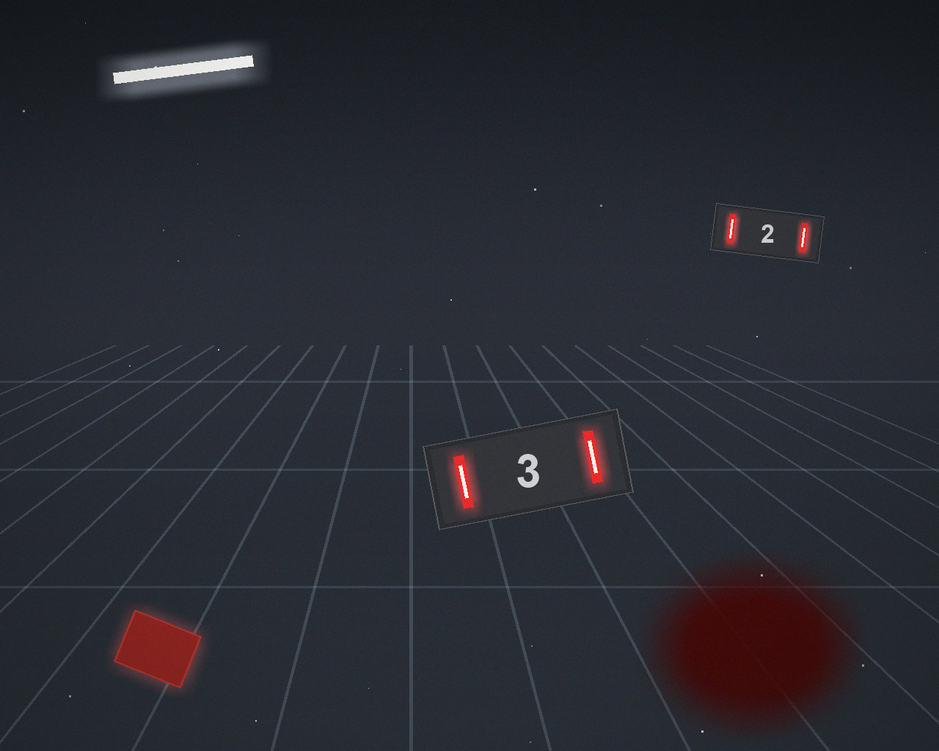
//> input picture code/demo_board.png, 939 x 751 px, shrunk from 1280 x 1024 before the run
$ ./light_bar_detect ../demo_board.png ../results   (built with g++ and OpenCV 4)
//> lines starting //> are read from the running program, lines starting //| are printed output that depends on the picture; after the words box and inside, x2 and y2 are one past the last pixel; in counts of white or black regions, pixels touching at a corner belong together
// 灯条（装甲板两侧 LED）检测练习 —— C++17 + OpenCV 版
//
// 流程（对应讲义第 2 章）：
//   读图 -> 转灰度 -> 颜色差阈值分割 -> 形态学闭运算 -> 连通域/外轮廓
//        -> minAreaRect 几何筛选 -> 灯条两两配对 -> 画图并保存
//
// 编译（Ubuntu 22.04 + OpenCV 4.x）：
//   mkdir -p build && cd build && cmake .. && make -j
//   ./light_bar_detect ../demo_board.png ../results
//
// 说明：讲义主例的二值掩膜并不是单纯"灰度 > 某值"，而是
//   红色分数 = max(R - B, 0) > 阈值 且 R > 下限
// 因为白色灯管在灰度图上也很亮（讲义 2.3.1 的结论），只按亮度筛不出灯条。
// 所以这里灰度图只用于观察（01_gray.png），真正生成掩膜的是颜色差分数。

#include <opencv2/opencv.hpp>

#include <algorithm>
#include <cmath>
#include <iomanip>
#include <iostream>
#include <sstream>
#include <string>
#include <vector>

namespace {

// ---------------------------------------------------------------- 可调参数
// 与 code/light_bar_detect.py 中的常量保持一致，方便两边对照。
constexpr int    kColorDiffThresh = 90;    // 红色分数阈值
constexpr int    kTargetChanMin   = 100;   // 目标通道（R）下限
constexpr int    kMorphKernelSize = 3;     // 3x3 方形结构元素
constexpr bool   kUseClose        = true;  // 基线用闭运算
constexpr bool   kUseOpen         = false; // 开运算会切断细窄灯条，默认关闭

constexpr double kMinContourArea  = 20.0;  // 轮廓面积下限（平方像素）
constexpr double kMinBarLength    = 6.0;   // 灯条长度下限（像素）
constexpr double kMinAspect       = 2.0;   // 长宽比下限
constexpr double kMaxTiltDeg      = 35.0;  // 偏离竖直方向的角度上限

constexpr double kMaxLenRatio     = 1.5;   // 两灯条长度比
constexpr double kMaxHeightRatio  = 0.35;  // 高度差比
constexpr double kMinGapRatio     = 0.8;   // 间距比下限
constexpr double kMaxGapRatio     = 3.2;   // 间距比上限
constexpr double kMaxAngleDiffDeg = 15.0;  // 两长轴夹角上限
constexpr double kMinQuadArea     = 1.0;   // 四点围成四边形面积下限

// ---------------------------------------------------------------- 数据结构
struct LightBar {
    cv::Point2f center;
    cv::Point2f axis;        // 长轴单位向量，统一朝图像下方（y 增大）
    double      length = 0.0; // 长边
    double      width  = 0.0; // 短边
    double      tiltDeg = 0.0; // 长轴偏离竖直方向的角度
    double      contourArea = 0.0;
    cv::Point2f top, bottom;  // 长轴端点（不是两条长边的中点！）
};

struct BarPair {
    int                   left = 0;
    int                   right = 0;
    std::vector<cv::Point2f> points;  // 0 左上 1 右上 2 右下 3 左下
    double                heightRatio = 0.0;
    double                gapRatio = 0.0;
    double                angleDiff = 0.0;
};

// ---------------------------------------------------------------- 工具函数
double length2(const cv::Point2f& v) { return std::sqrt(v.x * v.x + v.y * v.y); }

// 把一条外轮廓变成灯条几何；顺便把轮廓面积填进去。
bool buildBar(const std::vector<cv::Point>& contour, LightBar& bar) {
    if (contour.size() < 3) return false;

    bar.contourArea = std::fabs(cv::contourArea(contour));
    const cv::RotatedRect rr = cv::minAreaRect(contour);

    cv::Point2f pts[4];
    rr.points(pts);

    // 四条边里挑最长的一条，方向即长轴。
    // 这样处理可以绕开 minAreaRect 的 angle 在不同 OpenCV 版本里的语义差异。
    double      bestEdge = 0.0;
    cv::Point2f bestVec(0.0f, 0.0f);
    for (int i = 0; i < 4; ++i) {
        const cv::Point2f d = pts[(i + 1) % 4] - pts[i];
        const double      l = length2(d);
        if (l > bestEdge) {
            bestEdge = l;
            bestVec  = d;
        }
    }
    if (bestEdge < 1e-6) return false;

    cv::Point2f axis(bestVec.x / static_cast<float>(bestEdge),
                     bestVec.y / static_cast<float>(bestEdge));
    if (axis.y < 0.0f) axis = -axis;  // 统一朝下

    bar.axis    = axis;
    bar.length  = std::max(static_cast<double>(rr.size.width), static_cast<double>(rr.size.height));
    bar.width   = std::min(static_cast<double>(rr.size.width), static_cast<double>(rr.size.height));
    bar.center  = rr.center;
    bar.tiltDeg = std::atan2(std::fabs(axis.x), std::fabs(axis.y)) * 180.0 / CV_PI;

    const float half = static_cast<float>(bar.length * 0.5);
    bar.top    = bar.center - axis * half;
    bar.bottom = bar.center + axis * half;
    return true;
}

// 灯条几何筛选，返回拒绝原因（空串表示通过）
std::string checkBar(const LightBar& bar) {
    if (bar.contourArea < kMinContourArea) {
        return "轮廓面积过小";
    }
    if (bar.length < kMinBarLength) {
        return "长度过短";
    }
    if (bar.width <= 1e-6 || bar.length / bar.width < kMinAspect) {
        return "长宽比不足";
    }
    if (bar.tiltDeg > kMaxTiltDeg) {
        return "倾角过大";
    }
    return "";
}

// 两两配对
std::vector<BarPair> pairBars(const std::vector<LightBar>& bars) {
    std::vector<BarPair> pairs;
    for (std::size_t i = 0; i < bars.size(); ++i) {
        for (std::size_t j = i + 1; j < bars.size(); ++j) {
            const LightBar& a = bars[i];
            const LightBar& b = bars[j];
            if (std::min(a.length, b.length) <= 1e-6) continue;

            // 长度接近
            if (std::max(a.length, b.length) / std::min(a.length, b.length) > kMaxLenRatio) continue;

            const double avgLen = (a.length + b.length) * 0.5;
            const cv::Point2f delta = b.center - a.center;
            cv::Point2f meanAxis = a.axis + b.axis;
            const double meanLen = length2(meanAxis);
            if (meanLen < 1e-6) continue;
            meanAxis *= static_cast<float>(1.0 / meanLen);

            // 高度差：讲义写的是 |Δy| / 平均长度，那是灯条竖直时的情形；
            // 灯条整体倾斜时改用"沿长轴方向"的分量，竖直时两者等价。
            const double axial = std::fabs(static_cast<double>(delta.x * meanAxis.x + delta.y * meanAxis.y));
            if (axial / avgLen > kMaxHeightRatio) continue;

            // 间距合适（用平均长度归一化，一定范围内对远近不敏感）
            const double gap = length2(delta);
            if (gap / avgLen < kMinGapRatio || gap / avgLen > kMaxGapRatio) continue;

            // 方向接近
            double dot = static_cast<double>(a.axis.x * b.axis.x + a.axis.y * b.axis.y);
            dot = std::max(-1.0, std::min(1.0, dot));
            const double angleDiff = std::acos(dot) * 180.0 / CV_PI;
            if (angleDiff > kMaxAngleDiffDeg) continue;

            BarPair p;
            p.left  = static_cast<int>(a.center.x < b.center.x ? i : j);
            p.right = static_cast<int>(a.center.x < b.center.x ? j : i);
            const LightBar& l = bars[p.left];
            const LightBar& r = bars[p.right];
            p.points = {l.top, r.top, r.bottom, l.bottom};

            // 四点应围成不退化的凸四边形
            if (std::fabs(cv::contourArea(p.points)) < kMinQuadArea) continue;

            p.heightRatio = axial / avgLen;
            p.gapRatio    = gap / avgLen;
            p.angleDiff   = angleDiff;
            pairs.push_back(p);
        }
    }
    return pairs;
}

void drawRotatedBox(cv::Mat& img, const LightBar& bar, const cv::Scalar& color) {
    const cv::Point2f perp(-bar.axis.y, bar.axis.x);
    const float hl = static_cast<float>(bar.length * 0.5);
    const float hw = static_cast<float>(bar.width * 0.5);
    cv::Point2f c[4] = {
        bar.center + bar.axis * hl + perp * hw,
        bar.center + bar.axis * hl - perp * hw,
        bar.center - bar.axis * hl - perp * hw,
        bar.center - bar.axis * hl + perp * hw,
    };
    for (int i = 0; i < 4; ++i) {
        cv::line(img, c[i], c[(i + 1) % 4], color, 2, cv::LINE_AA);
    }
}

std::string fmt(double v, int prec = 2) {
    std::ostringstream os;
    os << std::fixed << std::setprecision(prec) << v;
    return os.str();
}

}  // namespace

int main(int argc, char** argv) {
    const std::string inPath  = (argc > 1) ? argv[1] : "demo_board.png";
    const std::string outDir  = (argc > 2) ? argv[2] : "../results";

    cv::Mat src = cv::imread(inPath, cv::IMREAD_COLOR);
//> src is the input picture: 751 rows x 939 cols, CV_8UC3; mean B, G, R 49.6, 42.5, 40.7
    if (src.empty()) {
        std::cerr << "读不到图片: " << inPath << std::endl;
        return 1;
    }
    cv::Mat gray;
    cv::cvtColor(src, gray, cv::COLOR_BGR2GRAY);

    // ---- 颜色差分数：注意 OpenCV 读进来是 BGR，R 在通道 2
    std::vector<cv::Mat> ch;
    cv::split(src, ch);
    cv::Mat diff;
    cv::subtract(ch[2], ch[0], diff);  // R - B，8 位无符号会饱和到 0

    cv::Mat mDiff, mChan, mask;
    cv::threshold(diff, mDiff, kColorDiffThresh, 255, cv::THRESH_BINARY);
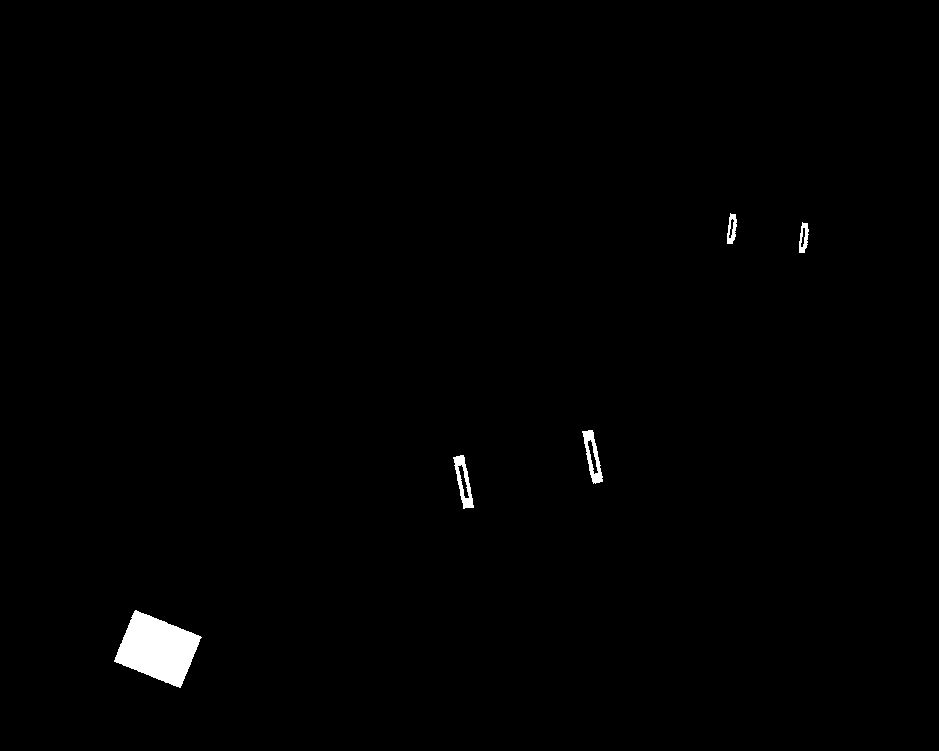
//> mDiff: 751 rows x 939 cols, CV_8UC1; 0.76% white; 5 white regions, box (x1, y1, x2, y2) and area: (114, 610, 202, 688) 4033, (582, 430, 603, 484) 476, (453, 455, 474, 509) 472, (727, 213, 737, 244) 190, (799, 222, 809, 253) 186
    cv::threshold(ch[2], mChan, kTargetChanMin, 255, cv::THRESH_BINARY);
//> mChan: 751 rows x 939 cols, CV_8UC1; 1.4% white; 71 white regions (63 under 20 px), largest, box (x1, y1, x2, y2) and area: (114, 610, 202, 688) 4152, (113, 55, 254, 84) 1736, (579, 429, 608, 486) 1119
    cv::bitwise_and(mDiff, mChan, mask);

    // ---- 形态学：闭运算补缺口，开运算去小碎块（可选）
    const cv::Mat kernel = cv::getStructuringElement(
        cv::MORPH_RECT, cv::Size(kMorphKernelSize, kMorphKernelSize));
    cv::Mat morph = mask.clone();
    if (kUseClose) cv::morphologyEx(morph, morph, cv::MORPH_CLOSE, kernel);
//> morph: 751 rows x 939 cols, CV_8UC1; 0.77% white; 5 white regions
    if (kUseOpen)  cv::morphologyEx(morph, morph, cv::MORPH_OPEN, kernel);

    // ---- 外轮廓 + 几何筛选
    std::vector<std::vector<cv::Point>> contours;
    cv::findContours(morph, contours, cv::RETR_EXTERNAL, cv::CHAIN_APPROX_SIMPLE);
//> contours = 5 contours; box (x1, y1, x2, y2) and area: (114, 610, 202, 688) 3916, (582, 430, 603, 484) 537, (453, 455, 474, 509) 532, (727, 213, 737, 244) 196, (799, 222, 809, 253) 194

    std::vector<LightBar> bars;
    int rejected = 0;
    for (const auto& c : contours) {
        LightBar bar;
        if (!buildBar(c, bar)) {
            ++rejected;
            continue;
        }
        const std::string why = checkBar(bar);
        if (why.empty()) {
            bars.push_back(bar);
        } else {
            ++rejected;
            std::cout << "  [拒绝] " << why << "  中心=(" << fmt(bar.center.x, 1) << ", "
                      << fmt(bar.center.y, 1) << ") 长=" << fmt(bar.length, 1)
                      << " 宽=" << fmt(bar.width, 1) << std::endl;
        }
    }
//> this loop made 5 passes
//> (bar.contourArea in buildBar, rr in buildBar, bar.length in buildBar, half in buildBar, bar.top in buildBar, bar.bottom in buildBar, why, rejected) on pass 1: (3916.5, centre (157.2, 648.6), size (56.2, 72.4), angle -67.8, 72.37, 36.19, Point(123.7, 634.9), Point(190.7, 662.2), "长宽比不足", 1)
//> (printed output is left out)
//> after the loop, rejected = 1

    std::vector<BarPair> pairs = pairBars(bars);
//> the loop in pairBars, `for (std::size_t i = 0; i < bars.size(); ++i)` made 4 passes
//> after the loop in pairBars, `for (std::size_t i = 0; i < bars.size(); ++i)`: pairs = 2 items
//> pairs = 2 items

    // ---- 输出统计
    std::cout << "图像: " << inPath << "  (" << src.cols << " x " << src.rows << ")\n";
//| 图像: ../demo_board.png  (939 x 751)
    std::cout << "外轮廓: " << contours.size() << "  通过几何筛选的灯条: " << bars.size()
              << "  被拒绝: " << rejected << "\n";
//| 外轮廓: 5  通过几何筛选的灯条: 4  被拒绝: 1
    for (std::size_t i = 0; i < bars.size(); ++i) {
        const LightBar& b = bars[i];
        std::cout << "  灯条 #" << (i + 1) << ": 中心=(" << fmt(b.center.x, 1) << ", "
                  << fmt(b.center.y, 1) << ") 长度=" << fmt(b.length, 1)
                  << " 宽度=" << fmt(b.width, 1)
                  << " 长宽比=" << fmt(b.length / std::max(b.width, 1e-6), 2)
                  << " 倾角=" << fmt(b.tiltDeg, 1) << "°" << std::endl;
    }
//> this loop made 4 passes
//> (b.length, b.tiltDeg) on passes 1 to 3: (53.54, 11.31), (53.51, 10.62), (30.15, 5.71)
//> (printed output is left out)
    std::cout << "配对候选: " << pairs.size() << "\n";
//| 配对候选: 2
    for (std::size_t i = 0; i < pairs.size(); ++i) {
        const BarPair& p = pairs[i];
        std::cout << "  候选 #" << (i + 1) << ": 高度差比=" << fmt(p.heightRatio)
                  << " 间距比=" << fmt(p.gapRatio) << " 夹角=" << fmt(p.angleDiff, 1) << "°\n";
        std::cout << "         四点: ";
        for (const auto& pt : p.points) {
            std::cout << "(" << fmt(pt.x, 1) << ", " << fmt(pt.y, 1) << ") ";
        }
        std::cout << std::endl;
    }
//> this loop made 2 passes
//> (p.heightRatio, p.gapRatio, p.angleDiff) on pass 2: (0.0594, 2.4, 0.028)
//> (printed output is left out)

    // ---- 画图：灯条（绿）+ 配对四边形与四点编号（橙/红）
    cv::Mat vis = src.clone();
    for (const auto& b : bars) {
        drawRotatedBox(vis, b, cv::Scalar(0, 255, 90));
    }
//> this loop made 4 passes
//> (perp in drawRotatedBox, hl in drawRotatedBox, hw in drawRotatedBox) on passes 1 to 4: (Point(-0.981, 0.196), 26.77, 5.79), (Point(-0.983, 0.184), 26.75, 5.87), (Point(-0.995, -0.0995), 15.07, 4.13), (Point(-0.995, -0.0995), 15.07, 4.13)
//> pass 1, `drawRotatedBox(vis, b, cv::Scalar(0, 255, 90));`:
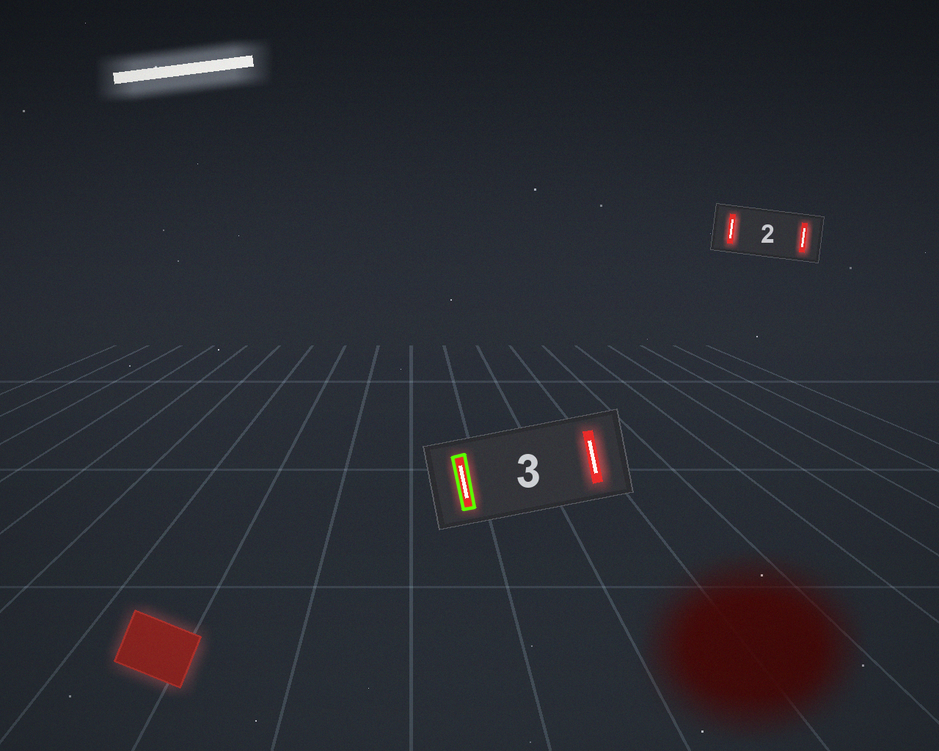
//> vis: 751 rows x 939 cols, CV_8UC3; 0.09% of pixels changed, all inside (x1, y1, x2, y2) = (450, 452, 477, 512)
//> after the loop:
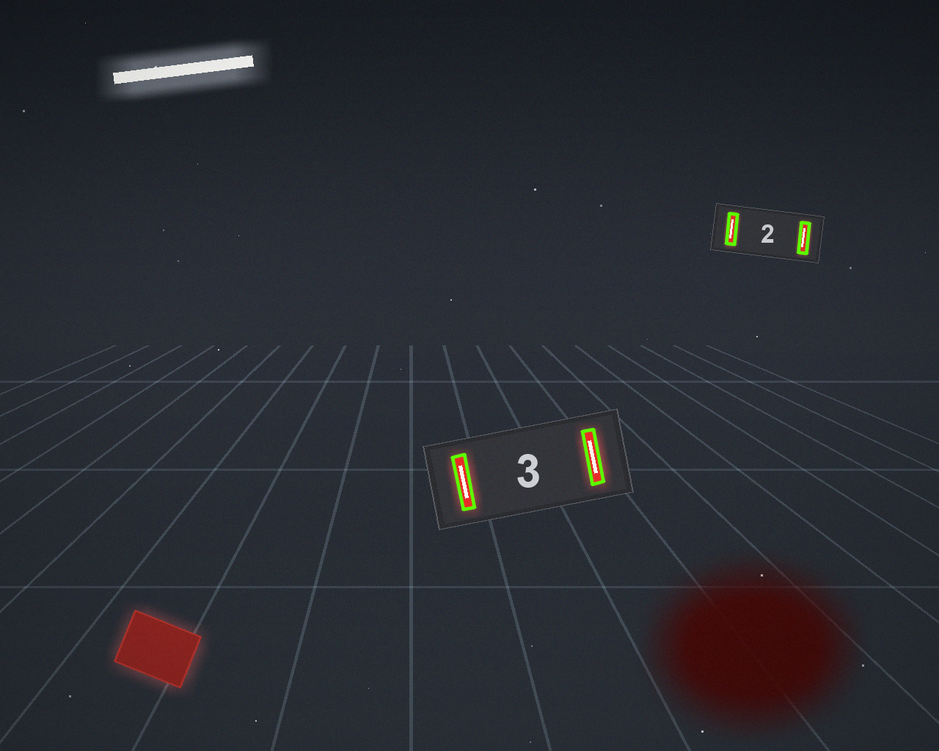
//> vis: 751 rows x 939 cols, CV_8UC3; mean B, G, R 49.5, 42.8, 40.6
    for (const auto& p : pairs) {
        for (std::size_t k = 0; k < p.points.size(); ++k) {
            cv::line(vis, p.points[k], p.points[(k + 1) % p.points.size()],
                     cv::Scalar(0, 200, 255), 3, cv::LINE_AA);
        }
        for (std::size_t k = 0; k < p.points.size(); ++k) {
            cv::circle(vis, cv::Point(cvRound(p.points[k].x), cvRound(p.points[k].y)), 4,
                       cv::Scalar(40, 40, 255), -1, cv::LINE_AA);
            cv::putText(vis, std::to_string(k),
                        cv::Point(cvRound(p.points[k].x) + 6, cvRound(p.points[k].y) - 6),
                        cv::FONT_HERSHEY_SIMPLEX, 0.5, cv::Scalar(140, 240, 255), 1, cv::LINE_AA);
        }
    }
//> this loop made 2 passes
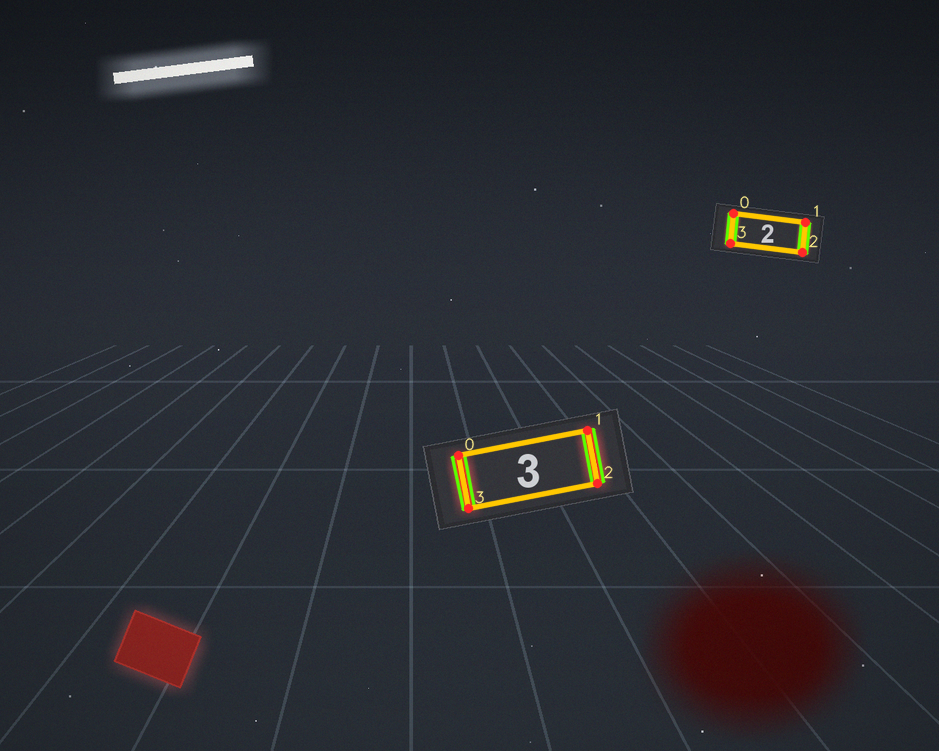
//> vis: 751 rows x 939 cols, CV_8UC3; 0.67% of pixels changed, all inside (x1, y1, x2, y2) = (453, 195, 819, 514)

    // ---- 保存
    cv::imwrite(outDir + "/01_gray.png", gray);
    cv::imwrite(outDir + "/02_binary.png", mask);
    cv::imwrite(outDir + "/03_morph.png", morph);
    cv::imwrite(outDir + "/05_detected.png", vis);

    // 04：在掩膜上画出保留下来的外轮廓
    cv::Mat contourVis;
    cv::cvtColor(morph, contourVis, cv::COLOR_GRAY2BGR);
//> contourVis: 751 rows x 939 cols, CV_8UC3; 0.77% white; 5 white regions, box (x1, y1, x2, y2) and area: (114, 610, 202, 688) 4034, (582, 430, 603, 484) 486, (453, 455, 474, 509) 481, (727, 213, 737, 244) 232, (799, 222, 809, 253) 229
    cv::drawContours(contourVis, contours, -1, cv::Scalar(0, 220, 90), 1, cv::LINE_AA);
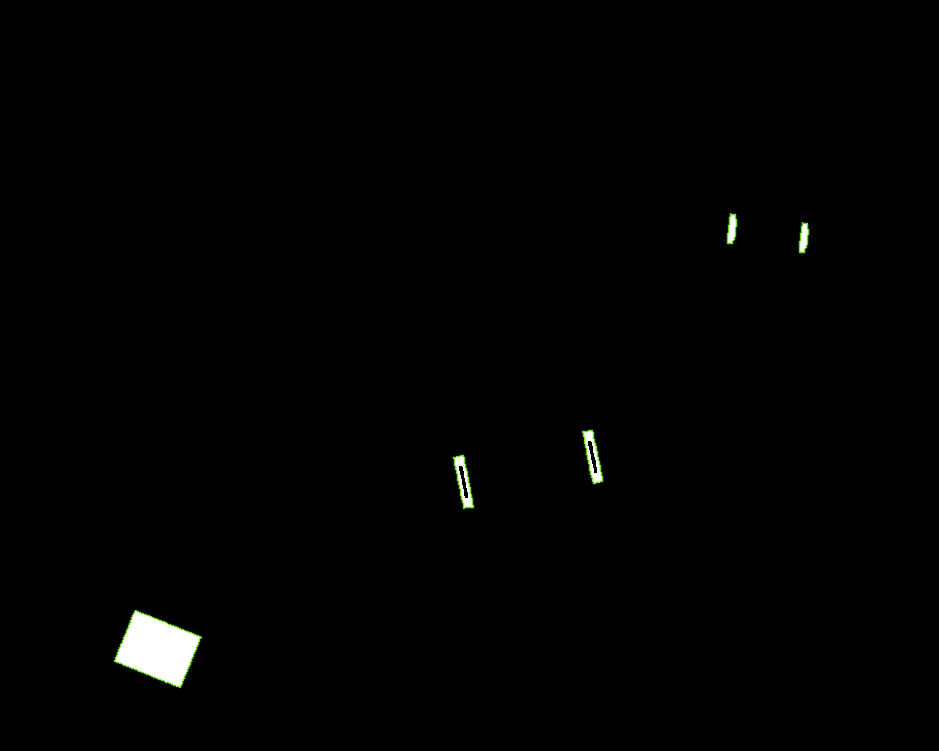
//> contourVis: 751 rows x 939 cols, CV_8UC3; mean B, G, R 1.7, 2, 1.8
    for (const auto& b : bars) {
        cv::circle(contourVis, cv::Point(cvRound(b.center.x), cvRound(b.center.y)), 3,
                   cv::Scalar(0, 200, 255), -1, cv::LINE_AA);
    }
//> this loop made 4 passes
//> contourVis: 751 rows x 939 cols, CV_8UC3; 228 pixels changed, all inside (x1, y1, x2, y2) = (459, 224, 809, 487)
    cv::imwrite(outDir + "/04_contours.png", contourVis);

    std::cout << "结果已写入 " << outDir << "/" << std::endl;
    return 0;
}
